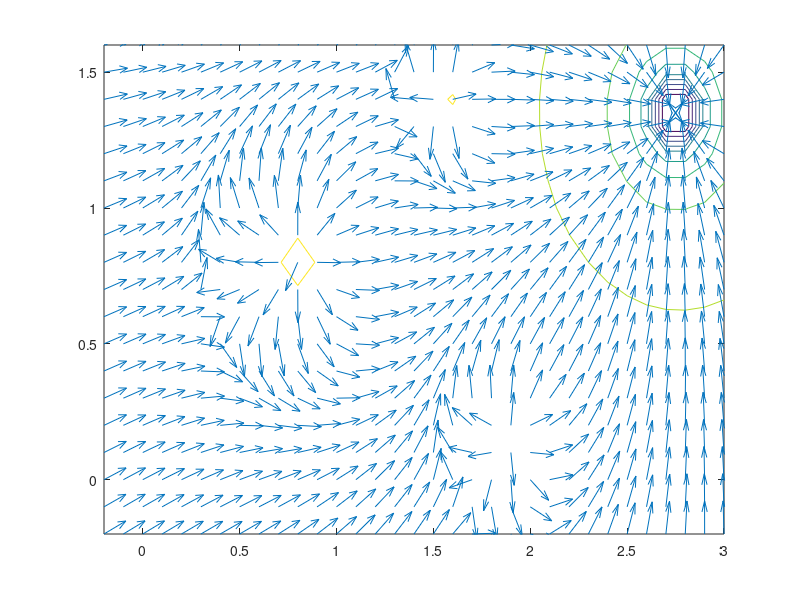

MATLAB code to generate this figure: (Note: this script raises an error after producing the figure.)


[px,py]=meshgrid(-0.2:0.1:3,-0.2:0.1:1.6);
[xlim,ylim] = size(px);
V = zeros(xlim, ylim);

for i=1:xlim
    for j=1:ylim
%this is the equation and integral with ranges for a specific object:  you
%should be able to figure out what this is and edit appropriately to get
%what you want
    
    V(i,j) = 1./sqrt((px(i, j)-.812).^2 + (py(i, j) - .812).^2);
    V(i,j) = V(i, j) + 1./sqrt((px(i, j)-1.9).^2 + (py(i, j) - .15).^2);
    V(i,j) = V(i, j) + 1./sqrt((px(i, j)-1.57).^2 + (py(i, j) - 1.39).^2);
    V(i,j) = V(i, j) - 30./sqrt((px(i, j)-2.75).^2 + (py(i, j) - 1.35).^2);
    end
end

hold off
contour(px,py,V)
[Ex,Ey] = gradient(V);
hold on
mag = sqrt(Ex.^2 + Ey.^2)
quiver(px,py,-Ex./mag,-Ey./mag)
robotpos = [0;0] %x;y
robotmove = [0;0] % r; theta
bob = [2.75; 1.35]
distan = 0.5
rate = 0.9

while mean(abs(robotpos-bob), 1) > 0.2
    [minval, ind] = min(dist([px(:) py(:)], robotpos));
    robposold = robotpos;
     mean(abs(robotpos-bob), 1)
    
    cart2pol(distan*(Ex(ind)/mag(ind)),  distan*(Ey(ind)/mag(ind)))
   
    
    robotpos = [robotpos(1) - distan*(Ex(ind)/mag(ind)); robotpos(2) - distan*(Ey(ind)/mag(ind))];
    plot([robposold(1), robotpos(1)], [robposold(2), robotpos(2)], 'k');
    distan = distan*rate;
end
   